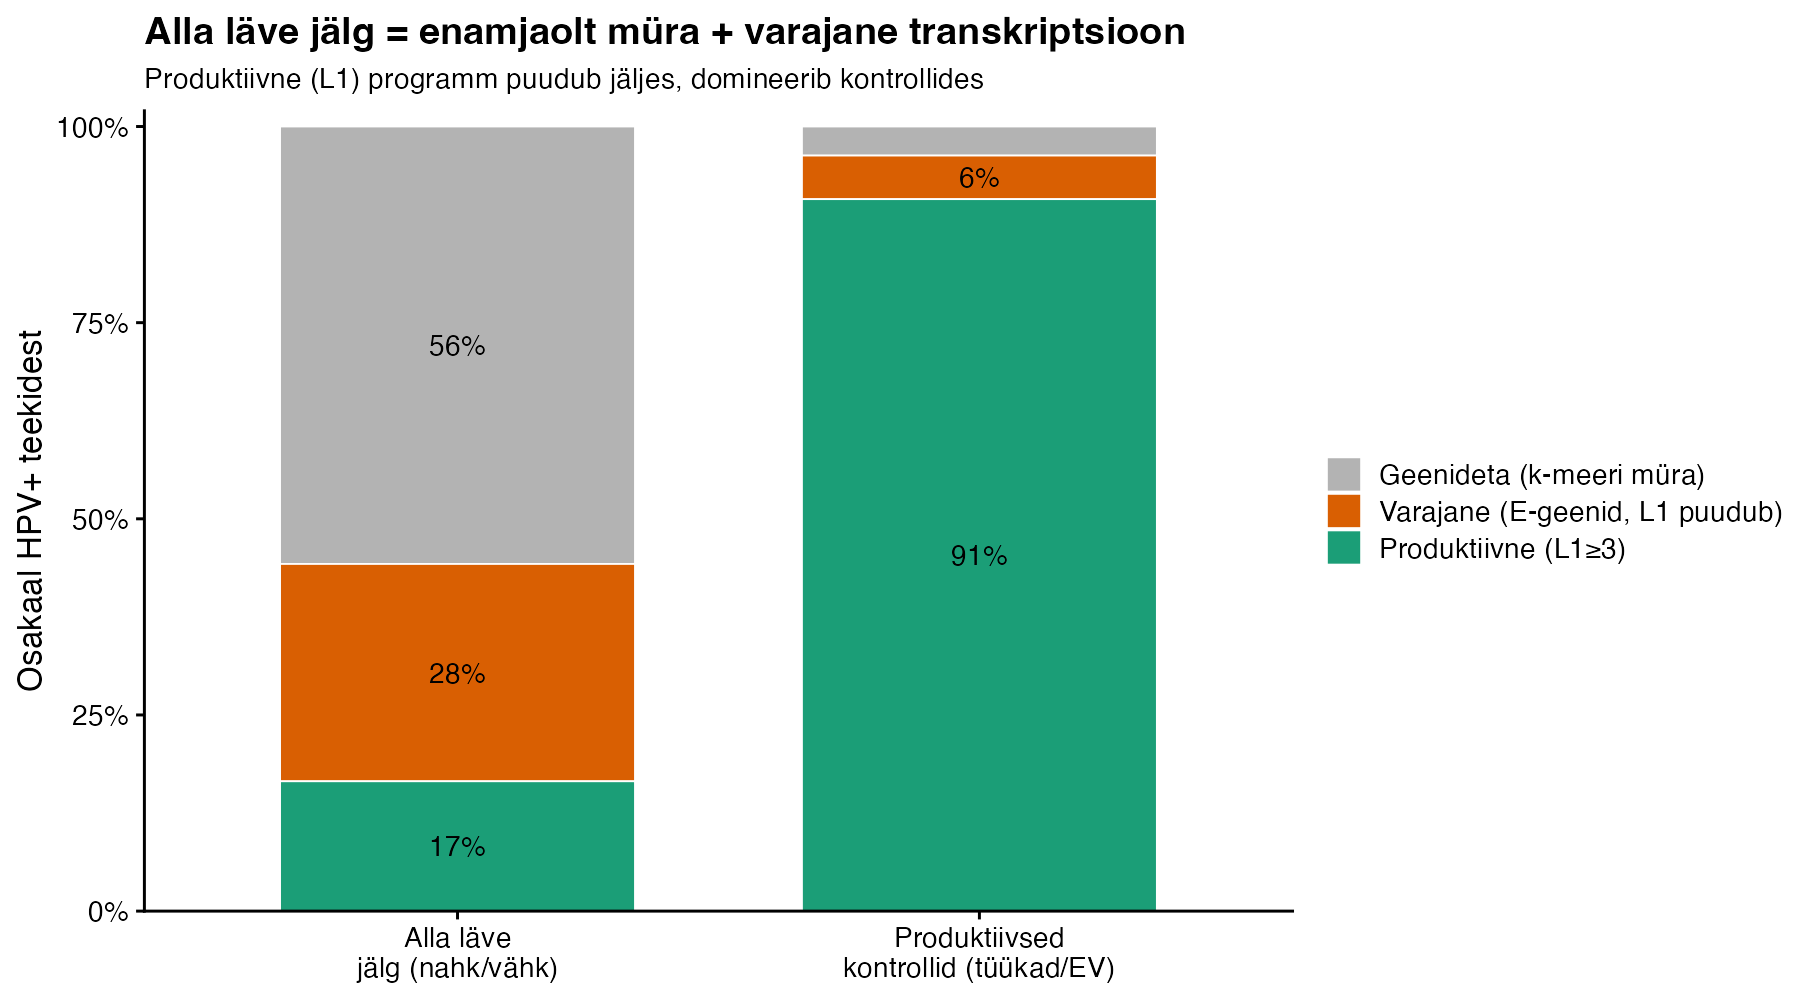

Generate this figure with R:
suppressPackageStartupMessages({library(tidyverse); library(jsonlite); library(cowplot); library(here)})
theme_set(theme_cowplot(font_size = 12))
FLOOR <- 13.2
d <- fromJSON(here("trace_decomposition/trace_rows.json")) %>% as_tibble() %>%
  mutate(group = case_when(
    tier %in% c("control_productive","EV") ~ "Produktiivsed\nkontrollid (tüükad/EV)",
    tier %in% c("unselected_skin","neoplasia","other") & rpm < FLOOR ~ "Alla läve\njälg (nahk/vähk)",
    TRUE ~ NA_character_)) %>%
  filter(!is.na(group)) %>%
  mutate(cat = case_when(L1 >= 3 ~ "Produktiivne (L1≥3)",
                         EARLY > 0 ~ "Varajane (E-geenid, L1 puudub)",
                         TRUE ~ "Geenideta (k-meeri müra)"),
         cat = factor(cat, levels = c("Geenideta (k-meeri müra)","Varajane (E-geenid, L1 puudub)","Produktiivne (L1≥3)")),
         group = factor(group, levels = c("Alla läve\njälg (nahk/vähk)","Produktiivsed\nkontrollid (tüükad/EV)")))
comp <- d %>% count(group, cat) %>% group_by(group) %>% mutate(frac = n/sum(n))
write_csv(comp, here("trace_decomposition/trace_composition.csv"))
cols <- c("Geenideta (k-meeri müra)"="grey70","Varajane (E-geenid, L1 puudub)"="#D95F02","Produktiivne (L1≥3)"="#1B9E77")
pA <- ggplot(comp, aes(group, frac, fill = cat)) +
  geom_col(width = .68, colour = "white", linewidth = .3) +
  geom_text(aes(label = ifelse(frac > .04, scales::percent(frac, 1), "")), position = position_stack(vjust=.5), size=3.6) +
  scale_fill_manual(values = cols, name = NULL) +
  scale_y_continuous(labels = scales::percent, expand = expansion(c(0,.02))) +
  labs(x = NULL, y = "Osakaal HPV+ teekidest",
       title = "Alla läve jälg = enamjaolt müra + varajane transkriptsioon",
       subtitle = "Produktiivne (L1) programm puudub jäljes, domineerib kontrollides") +
  theme(legend.position = "right")
ggsave(here("trace_decomposition/figure_trace_decomposition.png"), pA, width = 9, height = 5, dpi = 200, bg = "white")
cat("wrote figure + trace_composition.csv\n"); print(comp)
